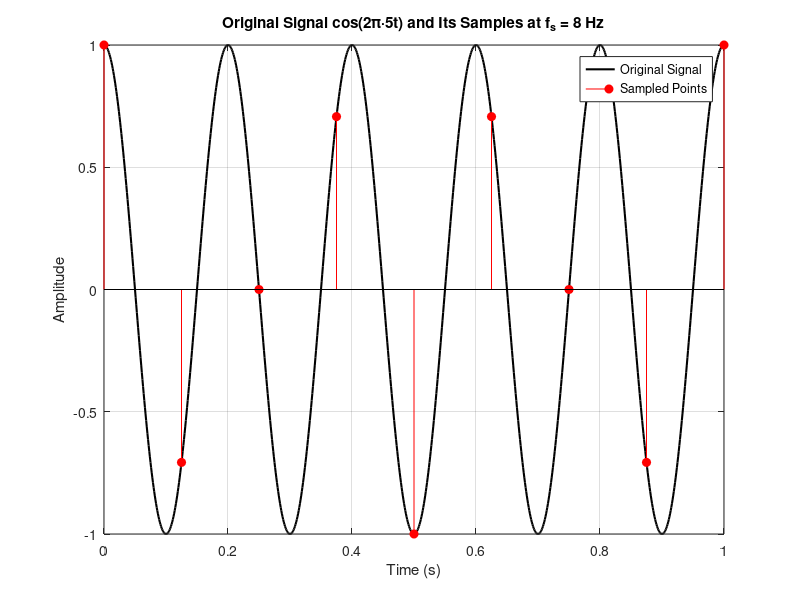
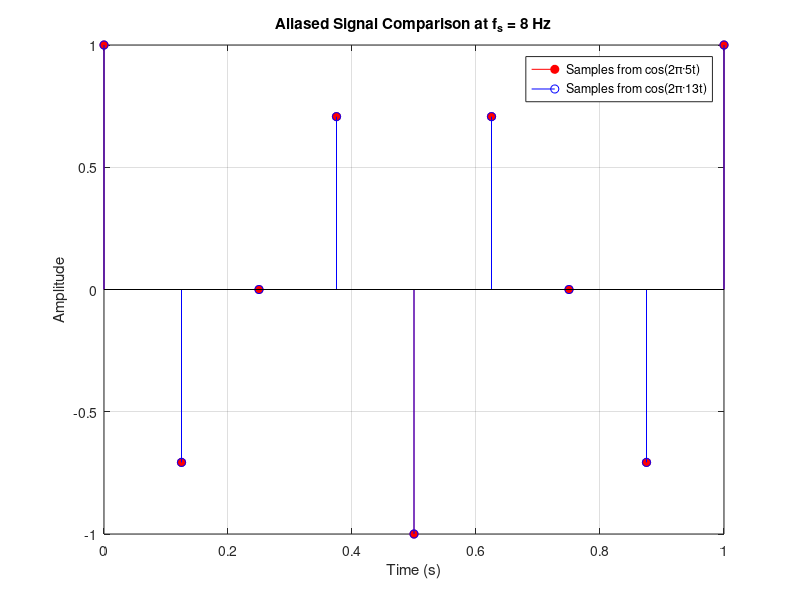

MATLAB code to generate these figures, in order:
% EECE 340 - Part 2.3: Aliasing and Ambiguity

% Time vector for visualization (high resolution)
t = 0:0.001:1;  % 1 second duration

% Original signal: cos(2π·5*t)
xt = cos(2*pi*5*t);

% Sampling frequency
fs = 8;  
Ts = 1/fs;
t_sample = 0:Ts:1;  % Sample times

% Sampled version of original signal
x_sample = cos(2*pi*5*t_sample);

% Plot original signal and its samples
figure;
plot(t, xt, 'k', 'LineWidth', 1.5); hold on;
stem(t_sample, x_sample, 'r', 'filled');
title('Original Signal cos(2π·5t) and Its Samples at f_s = 8 Hz');
xlabel('Time (s)');
ylabel('Amplitude');
legend('Original Signal', 'Sampled Points');
grid on;

% Now try another signal: cos(2π·(5 ± 8)t) → Try 13 Hz
x_alias = cos(2*pi*13*t_sample);

% Compare the sampled values
disp("Original samples (5 Hz):");
disp(x_sample);
disp("Aliased samples (13 Hz):");
disp(x_alias);

% Check equality
disp("Difference between samples:");
disp(x_sample - x_alias);  % Should be near-zero

% Optional: overlay both sampled signals
figure;
stem(t_sample, x_sample, 'r', 'filled'); hold on;
stem(t_sample, x_alias, 'b');
legend('Samples from cos(2π·5t)', 'Samples from cos(2π·13t)');
title('Aliased Signal Comparison at f_s = 8 Hz');
xlabel('Time (s)');
ylabel('Amplitude');
grid on;

% ---------------------------------------------------------------
% This script demonstrates the concept of aliasing by sampling 
% x(t) = cos(2π·5t) at a rate of fs = 8 Hz. It shows that another 
% signal, x(t) = cos(2π·13t), produces the exact same sampled 
% values when sampled at this rate due to aliasing. This occurs 
% because 13 Hz and 5 Hz differ by a multiple of the sampling 
% frequency (fs), so they are aliases: 
%     |13 - 8| = 5 Hz.
%
% By comparing the samples of both signals, we observe that 
% they overlap perfectly, creating ambiguity in signal identity 
% based on samples alone. 
% This ambiguity can be resolved only if we assume prior 
% knowledge, such as that the original signal is bandlimited 
% (e.g., to below Nyquist frequency fs/2), which would rule out 
% the higher-frequency alternative.
% ---------------------------------------------------------------
